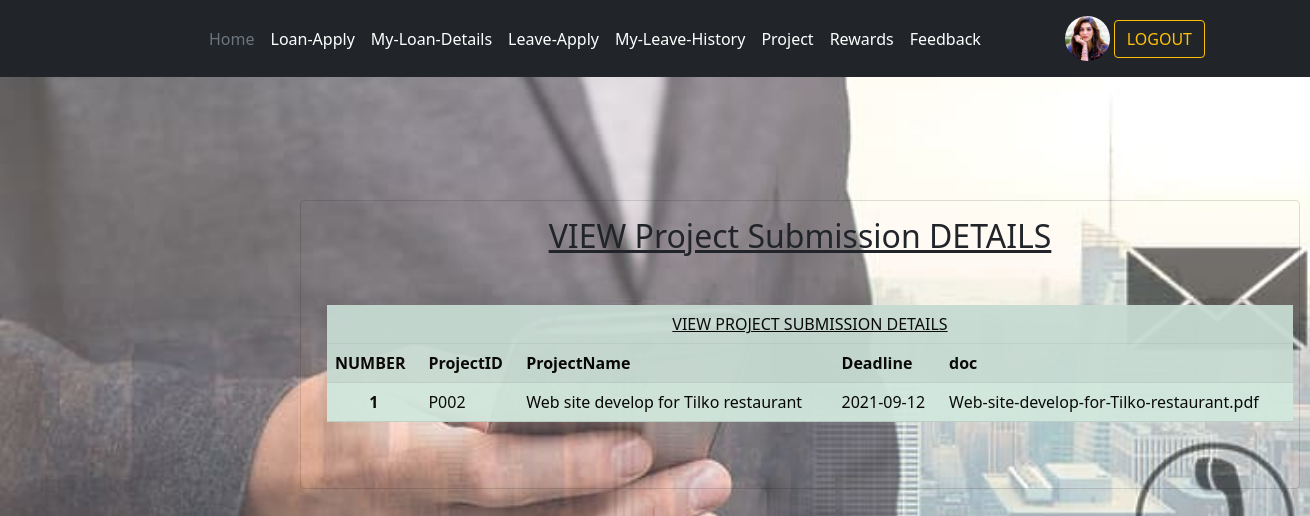
Page /view_project_submission.php (signed in) on the committed database.
### tables this page shows
CREATE TABLE IF NOT EXISTS `emp_registration` (
  `empid` varchar(5) NOT NULL,
  `title` varchar(10) NOT NULL,
  `firstname` varchar(100) NOT NULL,
  `lastname` varchar(100) NOT NULL,
  `email` varchar(100) NOT NULL,
  `nic` varchar(12) NOT NULL,
  `username` varchar(100) NOT NULL,
  `emproll` varchar(100) NOT NULL,
  `department` varchar(100) NOT NULL,
  `appointment_date` date NOT NULL,
  `basic_salary` decimal(10,2) NOT NULL,
  `address` varchar(200) NOT NULL,
  `gender` varchar(10) NOT NULL,
  `dob` date NOT NULL,
  `mobileno` varchar(10) NOT NULL,
  `homeno` varchar(10) NOT NULL DEFAULT '-',
  `civil_status` varchar(100) NOT NULL,
  `ethnicity` varchar(100) NOT NULL,
  `religion` varchar(100) NOT NULL,
  `edu_level` varchar(100) NOT NULL,
  `work_experience` varchar(255) NOT NULL DEFAULT '-',
  `photo` text NOT NULL,
  `cv` text NOT NULL,
  `bankname` varchar(100) NOT NULL,
  `branch` varchar(100) NOT NULL,
  `acc_no` varchar(12) NOT NULL,
  `ec_name` varchar(100) NOT NULL,
  `ec_relationship` varchar(50) NOT NULL,
  `ec_mobileno` varchar(10) NOT NULL,
  `ec_homeno` varchar(10) NOT NULL,
  `ec_workno` varchar(10) NOT NULL,
  `usertype` varchar(100) NOT NULL DEFAULT 'emp',
  PRIMARY KEY (`empid`),
  UNIQUE KEY `email` (`email`),
  UNIQUE KEY `username` (`username`),
  UNIQUE KEY `nic` (`nic`)
);

CREATE TABLE IF NOT EXISTS `project_submission` (
  `ProjectID` varchar(4) NOT NULL,
  `ProjectName` varchar(50) NOT NULL,
  `Deadline` date NOT NULL,
  `doc` text NOT NULL
);

### view_project_submission.php (the view, shortened to what this page needs)
<?php require_once ('controllers/authController.php'); ?>
<html>
<head>
<link rel="stylesheet" href="bootstrap/css/bootstrap.min.css">
</head>
<body>
<?php
        if ($_SESSION['usertype']=='hr' || $_SESSION['usertype']=='emp' ) {
            include "hr_emp_header.php";
        }
    ?>
<div class="col-md-11" style="padding-left: 300px; margin-top: 200px;">
<?php
$mysqli=new mysqli('localhost','root','' ,'emp-management-sys') or die(mysqli_error($mysqli));
$result=$mysqli->query("SELECT ProjectID,ProjectName,Deadline,doc from project_submission") or die($mysqli->error);
$cnt=1;
?>
<body style="background-image: url('images/c1.jpg'); background-repeat: no-repeat, repeat; background-size: cover; background-position: left; background-attachment: fixed;">
    <div class="content-wrapper p-t-100 p-b-100 font-robo" style="text-align:center;width:1000px">
      <div class="wrapper wrapper--w1000 ">
        <div class="card card-1"  style="background: transparent;">
          <div class="card-body">
               <h2 class="title"><u>VIEW Project Submission DETAILS</u></h2>
<table class="table table-success table-striped" style="margin:50px 10px; opacity:0.95;">
<tr><td class="headi" colspan="10" align="center"><u>VIEW PROJECT SUBMISSION DETAILS</u></td></tr>
<tr>
  <th >NUMBER</th>
 <th>ProjectID</th>
  <th>ProjectName</th>
  <th>Deadline</th>
  <th >doc</th>
</tr>
<?php
while($row=$result->fetch_assoc()):
?>
<tr>
<td align="center"> <b><?php echo htmlentities($cnt);?></b></td>
<td ><?php echo $row['ProjectID'];?></td>
<td><?php echo $row['ProjectName'];?></td>
<td><?php echo $row['Deadline'];?></td>
<td><?php echo $row['doc'];?></td>
</tr>
                                         <?php $cnt++; ?>
<?php endwhile; ?>
<?php
$dbServername ="localhost";
$dbUsername ="root";
$dbPassword ="";
$dbName ="emp-management-sys";
$conn = mysqli_connect($dbServername, $dbUsername,$dbPassword,$dbName);
$sql="SELECT ProjectID,ProjectName,Deadline,doc from project_submission ORDER BY ProjectID ASC";
$result=$conn->query($sql);
 if($result->num_rows>0){
	echo "</table>";
 }
 else{
    echo "<tr><td colspan=10 align=center>No PROJECT SUBMISSION available </td></tr>";
 }
?>
</div>
</body>
</html>

### hr_emp_header.php (shortened to what this page needs)
<?php
include 'controllers/authController.php'?>
<?php
$uname = $_SESSION['username'];
$sql1 = "SELECT* from `emp_registration` where username='$uname' ";
$result1 = mysqli_query($conn, $sql1);
$employ = mysqli_fetch_assoc($result1);
$poto=$employ['photo'];
?>
<!DOCTYPE html>
<html lang="en">
    <head>
        <link rel="stylesheet" href="bootstrap/css/bootstrap.min.css">
        <link rel="stylesheet" href="https://cdnjs.cloudflare.com/ajax/libs/font-awesome/5.15.3/css/all.min.css">
    </head>
  <body>
<header class="p-3 bg-dark text-white fixed-top">
    <div class="container">
      <div class="d-flex flex-wrap align-items-center justify-content-center justify-content-lg-start">
        <a href="/" class="d-flex align-items-center mb-2 mb-lg-0 text-white text-decoration-none">
          <svg class="bi me-2" width="40" height="32" role="img" aria-label="Bootstrap"><use xlink:href="#bootstrap"/></svg>
        </a>
        <button class="navbar-toggler" type="button" data-bs-toggle="collapse" data-bs-target="#navbarSupportedContent" aria-controls="navbarSupportedContent" aria-expanded="false" aria-label="Toggle navigation">
      <span class="navbar-toggler-icon"></span>
    </button>
        <ul class="nav col-12 col-lg-auto me-lg-auto mb-2 justify-content-center mb-md-0">
             <li><a href="index.php" class="nav-link px-2 text-secondary">Home</a></li>
                <li><a href="viewloan.php" class="nav-link px-2 text-white">Loan-Apply</a></li>
                <li><a href="myloan_details.php" class="nav-link px-2 text-white">My-Loan-Details</a></li>
                <li><a href="leaveform.php" class="nav-link px-2 text-white">Leave-Apply</a></li>
                <li><a href="leavehistory.php" class="nav-link px-2 text-white">My-Leave-History</a></li>
                <li><a href="viewproject.php" class="nav-link px-2 text-white">Project</a></li>
                <li><a href="viewreward.php" class="nav-link px-2 text-white">Rewards</a></li>
                <li><a href="feedbackadd.php" class="nav-link px-2 text-white">Feedback</a></li>
        </ul>
        <div class="text-end">
             <a href="myprofile.php" style="text-decoration:none; "> <?php echo'<img src="images/emp-photos/'.$poto.'" class="bd-placeholder-img rounded-circle class="img-fluid img-thumbnail" width="45px" height="45px"/>';?> </a>
            <a href="logout.php"><button type="button" class="btn btn-outline-warning me-2">LOGOUT</button></a>
        </div>
      </div>
    </div>
  </header>
  </body>
</html>

### view_project_submission.php (style rules this page uses)
body { margin:0; padding:0; background-image:linear-gradient(rgba(0,0,0,0.2),rgba(0,0,0,0.2)),url(images/home4.jpg); background-size:cover; background-position:center; font-family:sans-serif; background-repeat: no-repeat; background-attachment: fixed; background-size: 100% 100%; }

### rows in the picture
emp_registration: photo (picture)
project_submission: ProjectID "P002", ProjectName "Web site develop for Tilko restaurant", Deadline "2021-09-12", doc "Web-site-develop-for-Tilko-restaurant.pdf"
